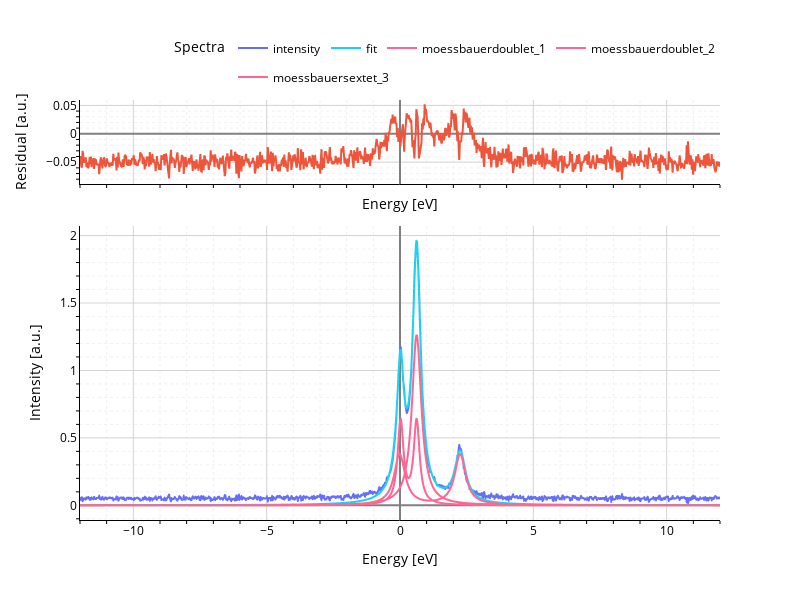
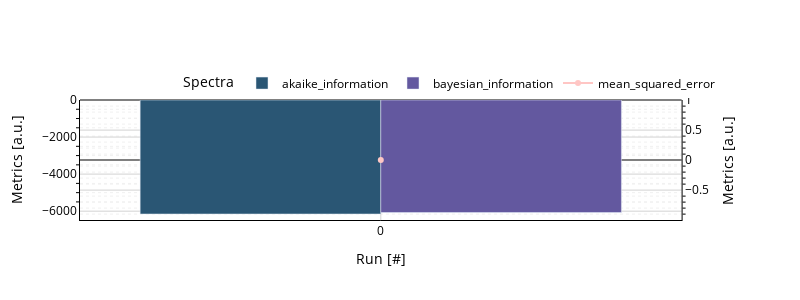

The cell these charts' notebook holds for them, in order:
### Markdown cell above
## 9. Fitting a Mössbauer Spectrum Using SpectraFit

Now let's demonstrate how to fit a Mössbauer spectrum using the SpectraFit framework. We'll use the simulated data from the previous section as our "experimental" data.

### Code cell
# Prepare the data for fitting


x_data = velocity_complex
y_data = noisy_spectrum

# Convert to DataFrame for SpectraFit notebook plugin
moessbauer_data = pd.DataFrame({
    "Velocity": x_data,  # mm/s
    "Transmission": y_data,
})

# Initialize the SpectraFitNotebook with our Mössbauer data
spn = nb.SpectraFitNotebook(
    df=moessbauer_data,
    x_column="Velocity",
    y_column="Transmission",
    fname="moessbauer_example",
)

# Define initial model for fitting using the solver_model approach
initial_model = [


    # Component 1: Fe³⁺ doublet
    {
        "moessbauerdoublet": {
            "amplitude": {"value": 0.5, "min": 0.0, "max": 1.0, "vary": True},
            "isomershift": {"value": 0.3, "min": 0.0, "max": 0.7, "vary": True},
            "quadrupolesplitting": {"value": 0.6, "min": 0.3, "max": 1.0, "vary": True},
            "fwhml": {"value": 0.3, "min": 0.2, "max": 0.4, "vary": True},
            "center": {"value": 0.0, "min": -0.2, "max": 0.2, "vary": True},
        },
    },
    # Component 2: Fe²⁺ doublet
    {
        "moessbauerdoublet": {
            "amplitude": {"value": 0.3, "min": 0.0, "max": 1.0, "vary": True},
            "isomershift": {"value": 1.0, "min": 0.8, "max": 1.3, "vary": True},
            "quadrupolesplitting": {"value": 2.0, "min": 1.5, "max": 2.5, "vary": True},
            "fwhml": {"value": 0.3, "min": 0.2, "max": 0.5, "vary": True},
            "center": {"value": 0.0, "min": -0.2, "max": 0.2, "vary": True},
        },
    },
    # # Component 3: Hematite sextet
    {
        "moessbauersextet": {
            "amplitude": {"value": 0.6, "min": 0.3, "max": 1.0, "vary": True},
            "isomershift": {"value": 0.4, "min": 0.2, "max": 0.6, "vary": True},
            "magneticfield": {"value": 50.0, "min": 45.0, "max": 55.0, "vary": True},
            "quadrupoleshift": {"value": -0.2, "min": -0.4, "max": 0.0, "vary": True},
            "fwhml": {"value": 0.3, "min": 0.2, "max": 0.5, "vary": True},
            "center": {"value": 0.0, "min": -0.2, "max": 0.2, "vary": True},
        },
    },
]

# Define optimizer and minimizer settings (similar to what was in the parameters dictionary)
optimizer_settings = {
    "max_nfev": 1000,
    "method": "leastsq",
}

minimizer_settings = {
    "nan_policy": "propagate",
    "calc_covar": True,
}

# Run the fit using solver_model approach
spn.solver_model(
    initial_model=initial_model,
    show_peaks=True,  # Show individual peaks
# optimizer_kws=optimizer_settings,
# minimizer_kws=minimizer_settings,
    show_plot=True,  # Display the fit results?
)

### Figure 1 — Plotly figure (JSON) as saved in the notebook; plotly's stock layout.template omitted (floating-point values rounded to 4 significant figures; data arrays with more than 128 entries replaced by an {"elided": "..."} marker saying what was removed)
{"data": [{"hovertemplate": "energy=%{x}<br>residual=%{y}<extra></extra>", "legendgroup": "", "line": {"color": "#EF553B", "dash": "solid"}, "marker": {"symbol": "circle"}, "mode": "lines", "name": "", "orientation": "v", "showlegend": false, "type": "scatter", "x": {"elided": "1000 float values"}, "xaxis": "x", "y": {"elided": "1000 float values"}, "yaxis": "y"}, {"hovertemplate": "variable=intensity<br>energy=%{x}<br>value=%{y}<extra></extra>", "legendgroup": "intensity", "line": {"color": "#636EFA", "dash": "solid"}, "marker": {"symbol": "circle"}, "mode": "lines", "name": "intensity", "showlegend": true, "type": "scattergl", "x": {"elided": "1000 float values"}, "xaxis": "x2", "y": {"elided": "1000 float values"}, "yaxis": "y2"}, {"hovertemplate": "variable=fit<br>energy=%{x}<br>value=%{y}<extra></extra>", "legendgroup": "fit", "line": {"color": "#19D3F3", "dash": "solid"}, "marker": {"symbol": "circle"}, "mode": "lines", "name": "fit", "showlegend": true, "type": "scattergl", "x": {"elided": "1000 float values"}, "xaxis": "x2", "y": {"elided": "1000 float values"}, "yaxis": "y2"}, {"hovertemplate": "variable=moessbauerdoublet_1<br>energy=%{x}<br>value=%{y}<extra></extra>", "legendgroup": "moessbauerdoublet_1", "line": {"color": "#FF6692", "dash": "solid"}, "marker": {"symbol": "circle"}, "mode": "lines", "name": "moessbauerdoublet_1", "showlegend": true, "type": "scattergl", "x": {"elided": "1000 float values"}, "xaxis": "x2", "y": {"elided": "1000 float values"}, "yaxis": "y2"}, {"hovertemplate": "variable=moessbauerdoublet_2<br>energy=%{x}<br>value=%{y}<extra></extra>", "legendgroup": "moessbauerdoublet_2", "line": {"color": "#FF6692", "dash": "solid"}, "marker": {"symbol": "circle"}, "mode": "lines", "name": "moessbauerdoublet_2", "showlegend": true, "type": "scattergl", "x": {"elided": "1000 float values"}, "xaxis": "x2", "y": {"elided": "1000 float values"}, "yaxis": "y2"}, {"hovertemplate": "variable=moessbauersextet_3<br>energy=%{x}<br>value=%{y}<extra></extra>", "legendgroup": "moessbauersextet_3", "line": {"color": "#FF6692", "dash": "solid"}, "marker": {"symbol": "circle"}, "mode": "lines", "name": "moessbauersextet_3", "showlegend": true, "type": "scattergl", "x": {"elided": "1000 float values"}, "xaxis": "x2", "y": {"elided": "1000 float values"}, "yaxis": "y2"}], "layout": {"font": {"color": "black", "family": "Open Sans, monospace", "size": 12}, "height": 600, "legend": {"orientation": "h", "title": {"text": "Spectra"}, "x": 1, "xanchor": "right", "y": 1.02, "yanchor": "bottom"}, "paper_bgcolor": "white", "plot_bgcolor": "white", "showlegend": true, "title": {}, "width": 800, "xaxis": {"anchor": "y", "color": "black", "domain": [0, 1], "gridcolor": "lightgrey", "linecolor": "black", "matches": "x2", "minor": {"griddash": "dot", "showgrid": true, "tickcolor": "black", "ticks": "outside"}, "showticklabels": false, "title": {"text": "Energy [eV]"}, "zerolinecolor": "grey"}, "xaxis2": {"anchor": "y2", "color": "black", "domain": [0, 1], "gridcolor": "lightgrey", "linecolor": "black", "minor": {"griddash": "dot", "showgrid": true, "tickcolor": "black", "ticks": "outside"}, "title": {"text": "Energy [eV]"}, "zerolinecolor": "grey"}, "yaxis": {"anchor": "x", "color": "black", "domain": [0.8, 1], "gridcolor": "lightgrey", "linecolor": "black", "minor": {"griddash": "dot", "showgrid": true, "tickcolor": "black", "ticks": "outside"}, "title": {"text": "Residual [a.u.]"}, "zerolinecolor": "grey"}, "yaxis2": {"anchor": "x2", "color": "black", "domain": [0, 0.7], "gridcolor": "lightgrey", "linecolor": "black", "minor": {"griddash": "dot", "showgrid": true, "tickcolor": "black", "ticks": "outside"}, "title": {"text": "Intensity [a.u.]"}, "zerolinecolor": "grey"}}}

### Figure 2 — Plotly figure (JSON) as saved in the notebook; plotly's stock layout.template omitted (floating-point values rounded to 4 significant figures)
{"data": [{"hovertemplate": "variable=akaike_information<br>index=%{x}<br>value=%{y}<extra></extra>", "legendgroup": "akaike_information", "marker": {"color": "rgb(42, 86, 116)", "pattern": {"shape": ""}}, "name": "akaike_information", "orientation": "v", "showlegend": true, "textposition": "auto", "type": "bar", "x": [0], "xaxis": "x", "y": [-6152.0], "yaxis": "y"}, {"hovertemplate": "variable=bayesian_information<br>index=%{x}<br>value=%{y}<extra></extra>", "legendgroup": "bayesian_information", "marker": {"color": "rgb(99, 88, 159)", "pattern": {"shape": ""}}, "name": "bayesian_information", "orientation": "v", "showlegend": true, "textposition": "auto", "type": "bar", "x": [0], "xaxis": "x", "y": [-6074.0], "yaxis": "y"}, {"hovertemplate": "variable=mean_squared_error<br>index=%{x}<br>value=%{y}<extra></extra>", "legendgroup": "mean_squared_error", "line": {"color": "rgb(255, 198, 196)", "dash": "solid"}, "marker": {"symbol": "circle"}, "mode": "lines+markers", "name": "mean_squared_error", "orientation": "v", "showlegend": true, "type": "scatter", "x": [0], "xaxis": "x", "y": [0.002061], "yaxis": "y2"}], "layout": {"font": {"color": "black", "family": "Open Sans, monospace", "size": 12}, "height": 300, "legend": {"orientation": "h", "title": {"text": "Spectra"}, "x": 1, "xanchor": "right", "y": 1.02, "yanchor": "bottom"}, "paper_bgcolor": "white", "plot_bgcolor": "white", "showlegend": true, "title": {}, "width": 800, "xaxis": {"anchor": "y", "color": "black", "domain": [0, 0.94], "gridcolor": "lightgrey", "linecolor": "black", "minor": {"griddash": "dot", "showgrid": true, "tickcolor": "black", "ticks": "outside"}, "title": {"text": "Run [#]"}, "type": "category", "zerolinecolor": "grey"}, "yaxis": {"anchor": "x", "color": "black", "domain": [0, 1], "gridcolor": "lightgrey", "linecolor": "black", "minor": {"griddash": "dot", "showgrid": true, "tickcolor": "black", "ticks": "outside"}, "title": {"text": "Metrics [a.u.]"}, "zerolinecolor": "grey"}, "yaxis2": {"anchor": "x", "color": "black", "gridcolor": "lightgrey", "linecolor": "black", "minor": {"griddash": "dot", "showgrid": true, "tickcolor": "black", "ticks": "outside"}, "overlaying": "y", "side": "right", "title": {"text": "Metrics [a.u.]"}, "zerolinecolor": "grey"}}}
